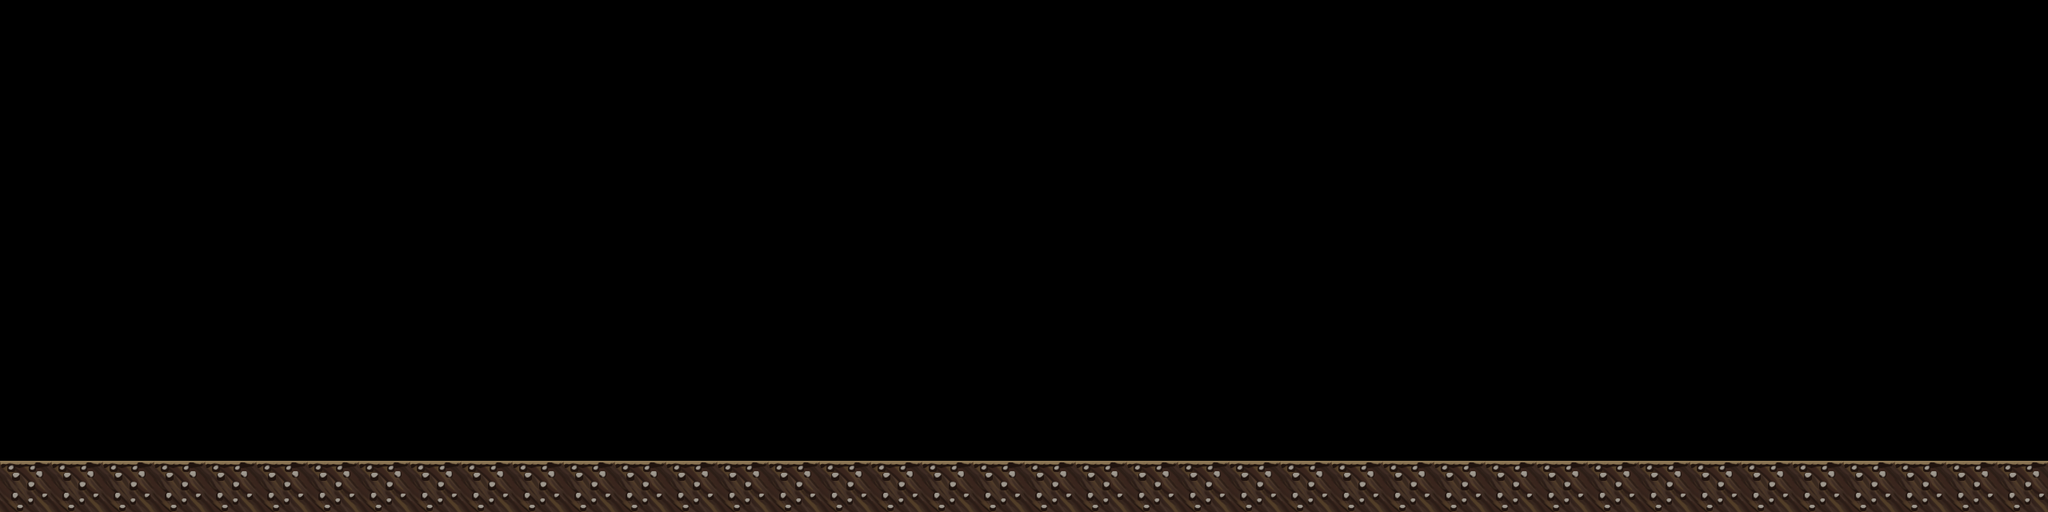

Rendered tile map (Tiled .tmx) drawn with the repository's tilesets; below, a short description and the full map source, tile grids included:
An orthogonal 40x10 tile map with 64x64 px tiles, 1 tile layer (Capa de Patrones 1).

<map version="1.0" tiledversion="1.0.3" orientation="orthogonal" renderorder="right-down" width="40" height="10" tilewidth="64" tileheight="64" nextobjectid="1">
 <tileset firstgid="1" name="Suelo" tilewidth="64" tileheight="64" tilecount="20" columns="5">
  <image source="maps/tilemaps/tiles-wood.png" width="320" height="256" />
 </tileset>
 <layer name="Capa de Patrones 1" width="40" height="10">
  <data encoding="csv">
0,0,0,0,0,0,0,0,0,0,0,0,0,0,0,0,0,0,0,0,0,0,0,0,0,0,0,0,0,0,0,0,0,0,0,0,0,0,0,0,
0,0,0,0,0,0,0,0,0,0,0,0,0,0,0,0,0,0,0,0,0,0,0,0,0,0,0,0,0,0,0,0,0,0,0,0,0,0,0,0,
0,0,0,0,0,0,0,0,0,0,0,0,0,0,0,0,0,0,0,0,0,0,0,0,0,0,0,0,0,0,0,0,0,0,0,0,0,0,0,0,
0,0,0,0,0,0,0,0,0,0,0,0,0,0,0,0,0,0,0,0,0,0,0,0,0,0,0,0,0,0,0,0,0,0,0,0,0,0,0,0,
0,0,0,0,0,0,0,0,0,0,0,0,0,0,0,0,0,0,0,0,0,0,0,0,0,0,0,0,0,0,0,0,0,0,0,0,0,0,0,0,
0,0,0,0,0,0,0,0,0,0,0,0,0,0,0,0,0,0,0,0,0,0,0,0,0,0,0,0,0,0,0,0,0,0,0,0,0,0,0,0,
0,0,0,0,0,0,0,0,0,0,0,0,0,0,0,0,0,0,0,0,0,0,0,0,0,0,0,0,0,0,0,0,0,0,0,0,0,0,0,0,
0,0,0,0,0,0,0,0,0,0,0,0,0,0,0,0,0,0,0,0,0,0,0,0,0,0,0,0,0,0,0,0,0,0,0,0,0,0,0,0,
0,0,0,0,0,0,0,0,0,0,0,0,0,0,0,0,0,0,0,0,0,0,0,0,0,0,0,0,0,0,0,0,0,0,0,0,0,0,0,0,
12,12,12,12,12,12,12,12,12,12,12,12,12,12,12,12,12,12,12,12,12,12,12,12,12,12,12,12,12,12,12,12,12,12,12,12,12,12,12,12
</data>
 </layer>
</map>
